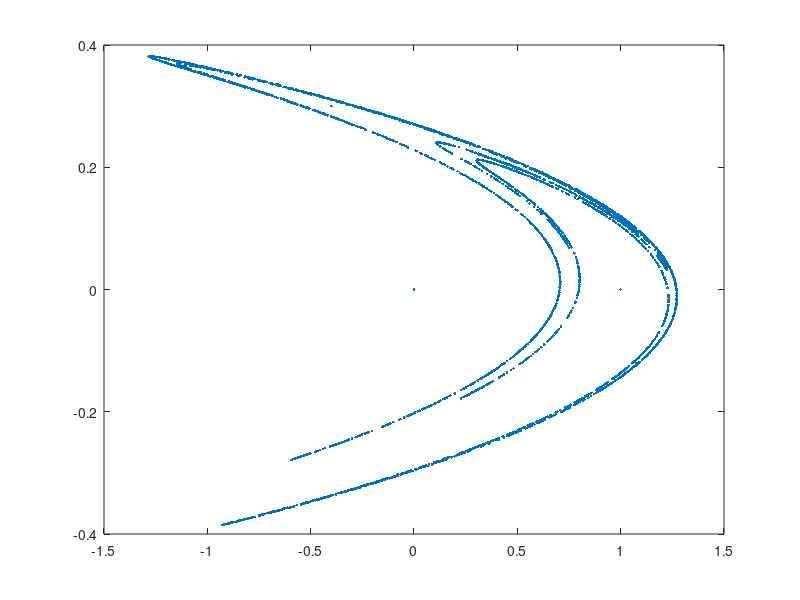

MATLAB code for this plot:
%%Implementation of Henon Map
%Set initial values
a = 1.4;
b = 0.3;
x(1) = 0;
y(1) = 0;
iterations = 5000
%Do an amount of iterations to calculate Henon map
for i = 2:iterations
   x(i)=1-a*(x(i-1)^2)+y(i-1);
   y(i)=b*x(i-1); 
end
plot(x,y,'.')